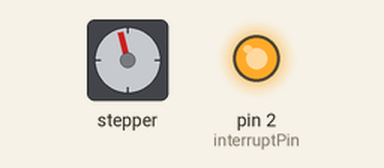
Recording of a sketch running on a simulated Arduino Uno, built with avr-gcc and run on an emulated ATmega328P. Shown: stepper motor, output pins drawn as LEDs (lit = HIGH). Wiring (inferred from the names in the program): stepper motor driver (25 steps per turn assumed): step pin 6; direction pin 5; enable pin 7. Pins used as bus, display or sensor lines are not drawn.

Above: at 0.15 s.
At 0.75 s:
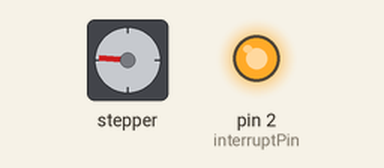
At 1.35 s:
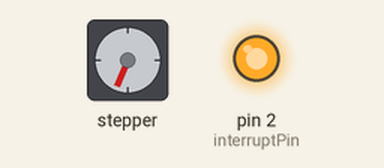
At 39.44 s:
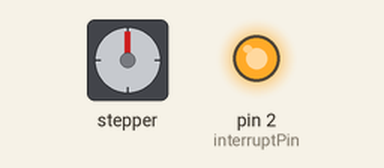
Timing chart, 0 to 40.0 s (numbered marks = the images above):
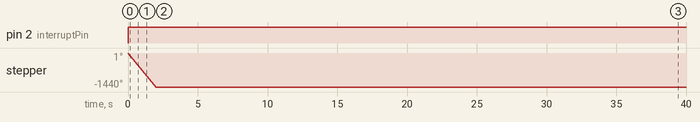

Measured:
- by itself, pin 2 (interruptPin): LOW → HIGH at 0.00 s
- by itself, stepper: turns 1440° counter-clockwise in 2.0 s

The sketch:

Nema17-Stepper-Motor-Control.ino
```cpp
 // Define the pins connected to the A4988 driver
const int stepPin = 6;  // Step pin
const int dirPin = 5;   // Direction pin
const int enablePin = 7; //Enable Pin
const int interruptPin = 2;

//const int A = 8;
//const int B = 9;

// Define variables
const int stepsPerRevolution = 25;  // Change this to match your stepper motor
int stepCount = 0;  // Initialize step counter variable


void setup() {
  // Set the control pins as OUTPUT
  pinMode(stepPin, OUTPUT);
  pinMode(dirPin, OUTPUT);
  pinMode(enablePin, OUTPUT);
  pinMode(interruptPin, OUTPUT);

  // Set the initial direction (clockwise or counterclockwise)
  digitalWrite(dirPin, LOW); // Set direction to HIGH for clockwise rotation

  digitalWrite(enablePin, LOW);

}

void rot() {

for (int i = 0; i < stepsPerRevolution; i++) {
  digitalWrite(interruptPin, HIGH);

  digitalWrite(stepPin, HIGH);
  delay(10); // Adjust this delay as needed
  digitalWrite(stepPin, LOW);
  delay(10); // Adjust this delay as needed

  // Step AC
  digitalWrite(stepPin, HIGH);
  delay(10); // Adjust this delay as needed
  digitalWrite(stepPin, LOW);
  delay(10); // Adjust this delay as needed

  // Step BC
  digitalWrite(stepPin, HIGH);
  delay(10); // Adjust this delay as needed
  digitalWrite(stepPin, LOW);
  delay(10); // Adjust this delay as needed

  // Step BA
  digitalWrite(stepPin, HIGH);
  delay(10); // Adjust this delay as needed
  digitalWrite(stepPin, LOW);
  delay(10); // Adjust this delay as needed

  stepCount++;  // Increment the step counter
  digitalWrite(interruptPin, LOW);


  if (stepCount >= stepsPerRevolution) {
    // If the desired number of steps is reached, disable the motor driver
    digitalWrite(enablePin, HIGH); // Disable the motor driver
    //digitalWrite(B, HIGH);
    return;
  }

  }


  }

void loop() {
  // Rotate one full revolution (360 degrees)
 rot();

  // Stop rotating
  //while (true) {
    // This will keep the program in a loop and effectively stop the rotation
  //}

}
```
